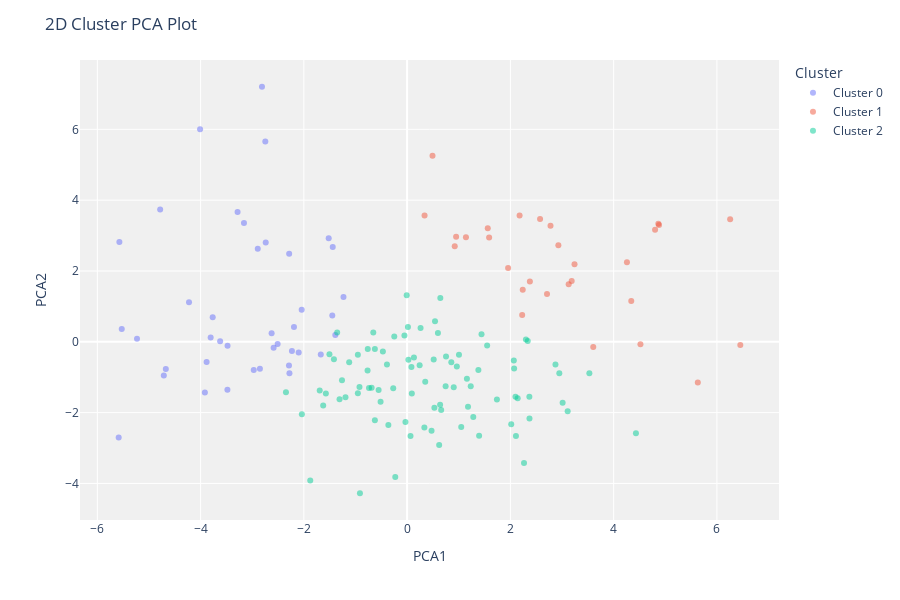

Notebook source saved alongside this figure:
### Code cell
this.plottype = "cluster"
this.plotmodel()
